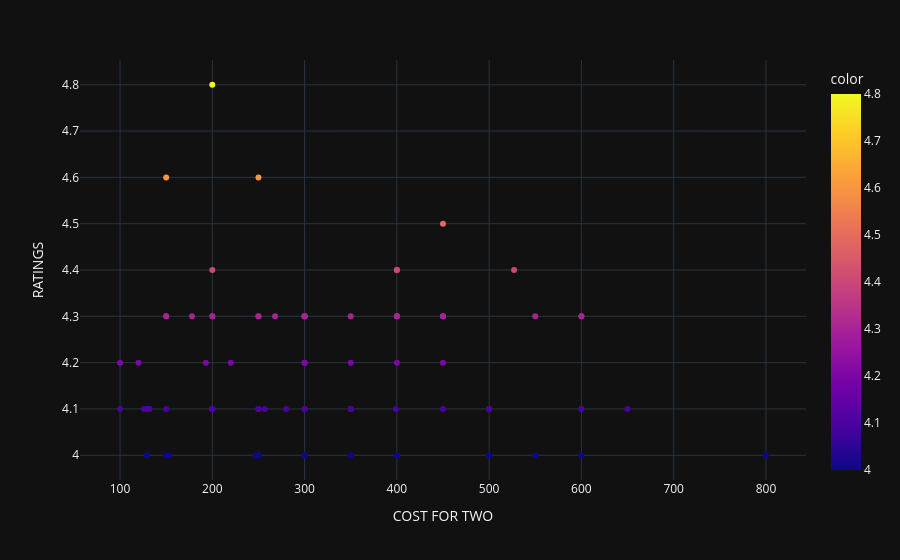

The notebook cell saved with this chart:
### Code cell
fig=px.scatter(x=df_highest_rated_restro['Cost_for_Two'],y=df_highest_rated_restro['Rating'],color=df_highest_rated_restro['Rating'],labels={'x':'COST FOR TWO','y':'RATINGS'})
fig.update_layout(template='plotly_dark')
fig.show()

### Figure 1 — Plotly figure (JSON) as saved in the notebook; plotly's stock layout.template omitted (floating-point values rounded to 4 significant figures)
{"data": [{"hovertemplate": "COST FOR TWO=%{x}<br>RATINGS=%{y}<br>color=%{marker.color}<extra></extra>", "legendgroup": "", "marker": {"color": [4.3, 4.4, 4.1, 4.4, 4.1, 4.2, 4.1, 4.1, 4.1, 4, 4.3, 4.3, 4.2, 4.1, 4.1, 4.2, 4.1, 4.3, 4, 4, 4.1, 4.3, 4.1, 4.1, 4.1, 4, 4.2, 4, 4.3, 4.3, 4.1, 4.1, 4.3, 4.3, 4.3, 4.1, 4.3, 4.1, 4, 4, 4.4, 4.1, 4, 4.1, 4.1, 4.1, 4.3, 4, 4, 4.3, 4.1, 4.1, 4.3, 4, 4.2, 4, 4.3, 4, 4.3, 4.2, 4.3, 4.8, 4.2, 4.5, 4.1, 4.6, 4, 4.3, 4, 4.1, 4.3, 4.1, 4.3, 4.3, 4.1, 4.1, 4.6, 4.2, 4, 4.1, 4.1, 4, 4, 4, 4.3, 4, 4, 4.4, 4.1, 4.2, 4.3, 4.2], "coloraxis": "coloraxis", "symbol": "circle"}, "mode": "markers", "name": "", "orientation": "v", "showlegend": false, "type": "scatter", "x": [150, 400, 126, 400, 450, 350, 200, 350, 500, 247, 550, 450, 450, 150, 200, 300, 350, 300, 129, 400, 300, 150, 250, 250, 350, 500, 300, 150, 268, 600, 600, 250, 300, 300, 450, 250, 250, 200, 600, 350, 527, 300, 150, 130, 257, 200, 400, 300, 400, 200, 280, 399, 400, 250, 220, 250, 600, 800, 300, 300, 300, 200, 100, 450, 350, 150, 250, 450, 500, 350, 178, 100, 400, 250, 500, 500, 250, 120, 250, 650, 132, 300, 350, 550, 350, 153, 500, 200, 600, 193, 200, 400], "xaxis": "x", "y": [4.3, 4.4, 4.1, 4.4, 4.1, 4.2, 4.1, 4.1, 4.1, 4, 4.3, 4.3, 4.2, 4.1, 4.1, 4.2, 4.1, 4.3, 4, 4, 4.1, 4.3, 4.1, 4.1, 4.1, 4, 4.2, 4, 4.3, 4.3, 4.1, 4.1, 4.3, 4.3, 4.3, 4.1, 4.3, 4.1, 4, 4, 4.4, 4.1, 4, 4.1, 4.1, 4.1, 4.3, 4, 4, 4.3, 4.1, 4.1, 4.3, 4, 4.2, 4, 4.3, 4, 4.3, 4.2, 4.3, 4.8, 4.2, 4.5, 4.1, 4.6, 4, 4.3, 4, 4.1, 4.3, 4.1, 4.3, 4.3, 4.1, 4.1, 4.6, 4.2, 4, 4.1, 4.1, 4, 4, 4, 4.3, 4, 4, 4.4, 4.1, 4.2, 4.3, 4.2], "yaxis": "y"}], "layout": {"coloraxis": {"colorbar": {"title": {"text": "color"}}, "colorscale": [[0, "#0d0887"], [0.1111, "#46039f"], [0.2222, "#7201a8"], [0.3333, "#9c179e"], [0.4444, "#bd3786"], [0.5556, "#d8576b"], [0.6667, "#ed7953"], [0.7778, "#fb9f3a"], [0.8889, "#fdca26"], [1, "#f0f921"]]}, "legend": {"tracegroupgap": 0}, "margin": {"t": 60}, "xaxis": {"anchor": "y", "domain": [0, 1], "title": {"text": "COST FOR TWO"}}, "yaxis": {"anchor": "x", "domain": [0, 1], "title": {"text": "RATINGS"}}}}
